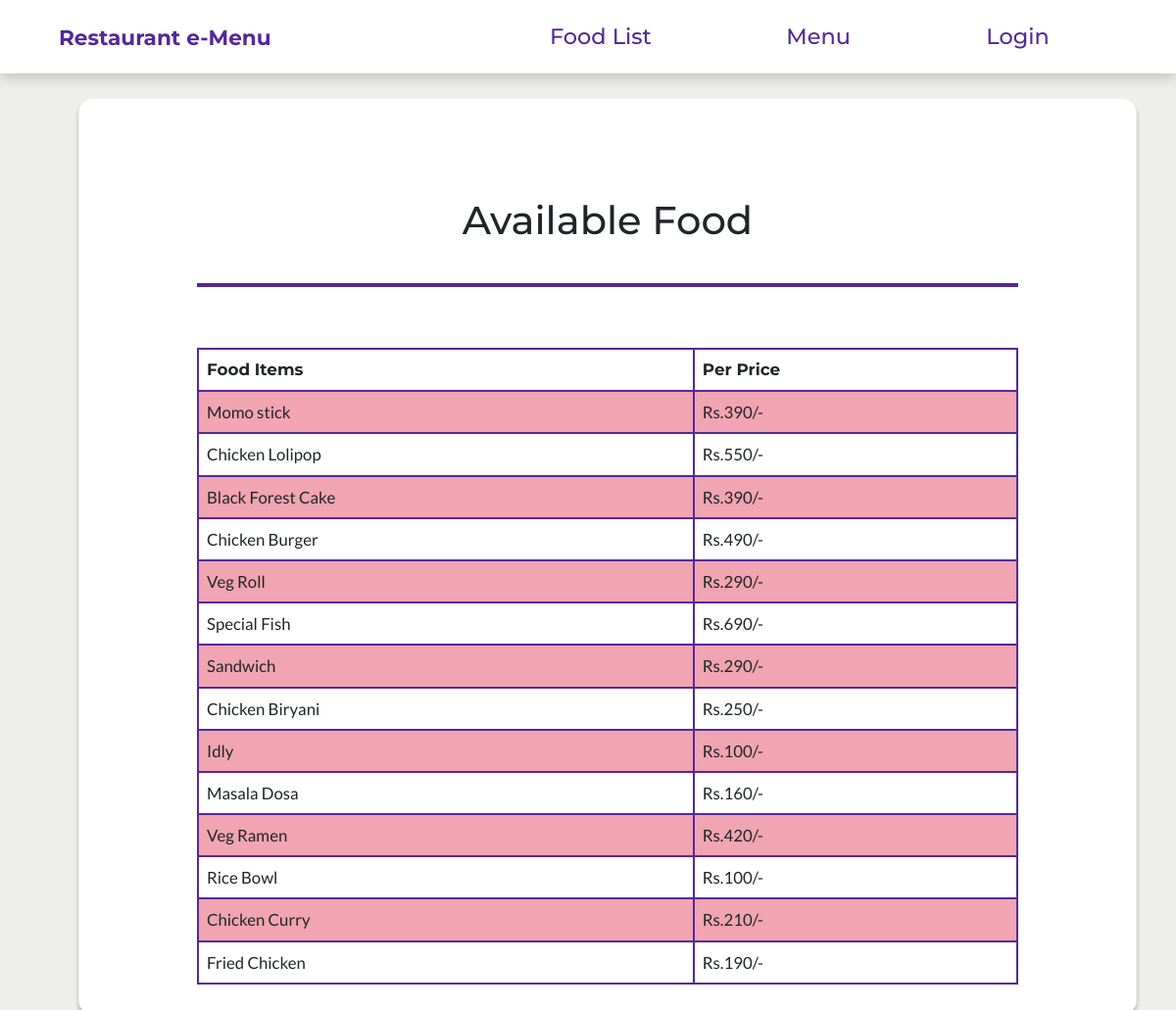
The app's page /foodlist/ with its own data.
### rms_app/models.py (models this page shows, shortened)
class Food(models.Model):
    food_item = models.CharField(max_length=100)
    per_price = models.PositiveIntegerField()
    food_type = models.CharField(max_length=100, default="None", choices=FOOD_TYPES)
    food_source = models.CharField(max_length=100, default="Veg", choices=FOOD_SOURCE)
    food_availability = models.CharField(max_length=100, default="Yes", choices=FOOD_AVAILABILITY)
    food_img = models.ImageField(default="default_food.jpg", upload_to="food_pics")

### rms_app/views.py (the view)
# urls.py: path("foodlist/", FoodListView.as_view(), name="rms-foodlist"),
class FoodListView(ListView):
    model = Food
    template_name = "rms_app/foodlist.html"  # by default - app/model_viewtype.html
    context_object_name = "food_obj"

### rms_app/templates/rms_app/foodlist.html (shortened to what this page needs)
{% extends "rms_app/base.html" %}
{% block content %}
{% load static %}
<div class='foodtable'>
  <section id="food-section">
    {% if food_obj %}
    <h1 class="avail">Available Food</h1>
    <br>
    <div class="table">
      <table style="font-size:1.05rem;">
        <tr style="font-family: Montserrat">
          <th>Food Items</th>
          <th>Per Price </th>
        </tr>
        {% for food_item in food_obj  %}
        <tr>
          <td>{{ food_item.food_item}}</td>
          <td>Rs.{{ food_item.per_price}}/-&emsp;
          </td>
        </tr>
        {% endfor %}
      </table>
    </div>
    {% endif %}
  </section>
</div>
  {% endblock content %}

### rms_app/static/rms_app/main.css (style rules this page uses)
html { scroll-behavior: smooth; }
* { border: 0; margin: 0; box-sizing: border-box; font-family: "Montserrat", "Lato" sans-serif; }
body { height:100%; background-color: var(--bg-color); }
:root { --main-color: #552899; --column-color: rgb(241, 164, 177); --bg-color: #eeefeb; --img-color: #616a76; --content-color: #040f0f; --veg-color: rgb(61, 134, 61); --non-veg-color: rgb(180, 66, 64); --price-color: rgb(230, 228, 255); --head-font: "Montserrat", sans-serif; --text-font: "Lato", sans-serif; --shadow: 0px 4px 4px 0px rgba(0, 0, 0, 0.25); }
.foodtable { background: transparent; padding: 0px 120px ; border: 1px solid #dddddd; position: relative; top:100px; left:80px; margin-bottom: 20px; text-align: center; width:90%; border-radius: 15px; background-color: white; border: 1px solid #22222210; box-shadow: var(--shadow); }
#food-section { text-align: center; align-items: center; justify-content: center; padding-top: 100px; }
.avail { font-family: var(--head-font); width: 100%; font-style: normal; border-bottom: 4px solid; padding-bottom: 40px; border-color: var(--main-color); }
table { margin-top: 30px; margin-bottom: 30px; font-family: var(--text-font); border-collapse: collapse; width: 100%; z-index: 50px; }
td, th { border: 2px solid var(--main-color); border-collapse: collapse; text-align: left; padding: 8px; }
tr:nth-child(even) { background-color: var(--column-color); }

### records on screen
Food: food_item "Momo stick", per_price "390"
Food: food_item "Chicken Lolipop", per_price "550"
Food: food_item "Black Forest Cake", per_price "390"
Food: food_item "Chicken Burger", per_price "490"
Food: food_item "Veg Roll", per_price "290"
Food: food_item "Special Fish", per_price "690"
Food: food_item "Sandwich", per_price "290"
Food: food_item "Chicken Biryani", per_price "250"
Food: food_item "Idly", per_price "100"
Food: food_item "Masala Dosa", per_price "160"
Food: food_item "Veg Ramen", per_price "420"
Food: food_item "Rice Bowl", per_price "100"
Food: food_item "Chicken Curry", per_price "210"
Food: food_item "Fried Chicken", per_price "190"
